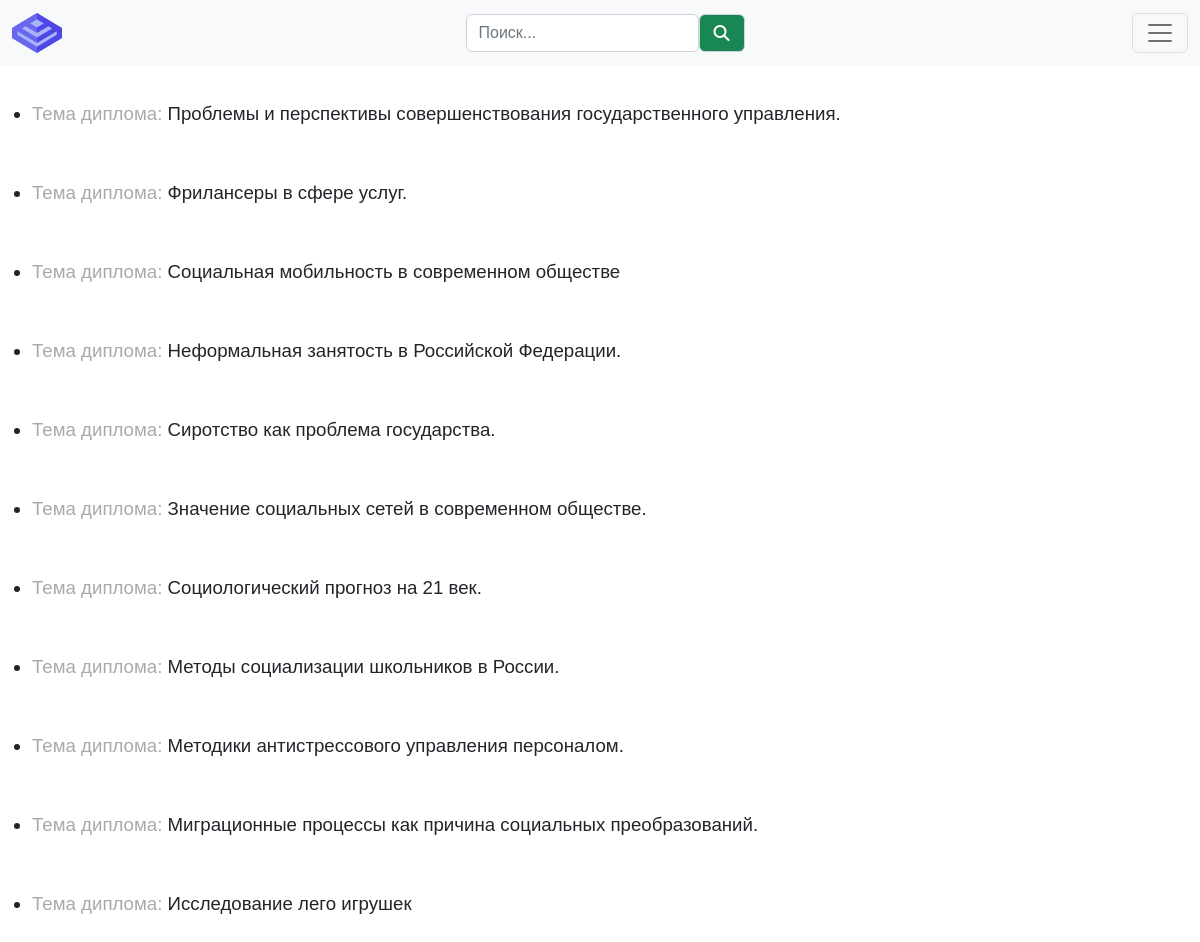
The page /topics.php on the database as committed earlier.
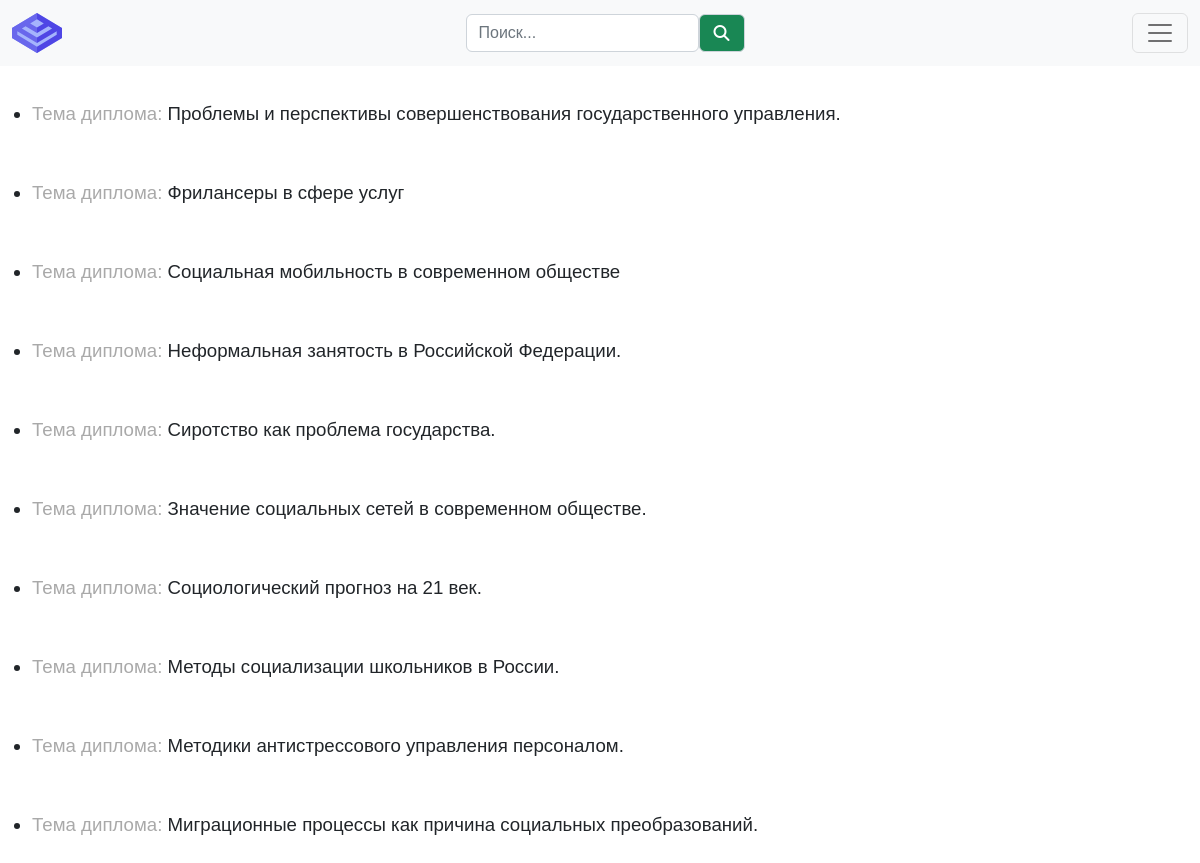
The same page on the database as committed later.
### tables this page shows
CREATE TABLE `topic_list` (
  `tl_id` int NOT NULL,
  `tl_title` text NOT NULL
);

### topics.php (the view, shortened to what this page needs)
<?php
require_once 'scripts/connect.php';
?>
<!doctype html>
<html lang="ru">
<head>
    <link rel="stylesheet" href="css/topics.css">
    <link rel="stylesheet" href="https://use.fontawesome.com/releases/v6.2.1/css/all.css">
    <link href="https://cdn.jsdelivr.net/npm/bootstrap@5.2.2/dist/css/bootstrap.min.css" rel="stylesheet">
</head>
<body>
<nav class="navbar bg-light fixed-top">
    <div class="container-fluid">
        <a class="navbar-brand" href="#">
            <img src="img/logo.svg" alt="Logo">
        </a>
        <form action="topics.php" method="get" class="d-flex" role="search">
            <input name="search" type="search" class="form-control" id="inputModalSearch" placeholder="Поиск...">
            <button type="submit" class="input-group-text bg-success text-light">
                <i class="fa fa-fw fa-search text-white"></i>
            </button>
        </form>
        <button class="navbar-toggler" type="button" data-bs-toggle="offcanvas" data-bs-target="#offcanvasNavbar" aria-controls="offcanvasNavbar">
            <span class="navbar-toggler-icon"></span>
        </button>
    </div>
</nav>
<?php
$search = $_GET['search'];
if (isset($search)) {
    $select = "SELECT * FROM `topic_list` WHERE `tl_title` LIKE '%$search%'";
    $result = $connect -> query($select) -> fetch_all(MYSQLI_ASSOC);
} else {
    $select = "SELECT * FROM topic_list";
    $result = $connect -> query($select) -> fetch_all(MYSQLI_ASSOC);
}
echo "<div style='max-width: 1500px; margin: 100px auto 50px;display: grid; grid-template-columns: repeat(1, 1fr); gap: 35px;'>";
foreach ($result as $row) {
    echo "<ul>";
    echo "<li name='tl_title' class='topic'><span>Тема диплома: </span> " . $row['tl_title'] . "<br></li>";
    echo "</ul>";
}
echo "</div>";
?>
</body>
</html>

Rows that differ between the two databases and show on the page:
removed topic_list: tl_title "Исследование лего игрушек"
changed topic_list: tl_title "Фрилансеры в сфере услуг." → "Фрилансеры в сфере услуг"
